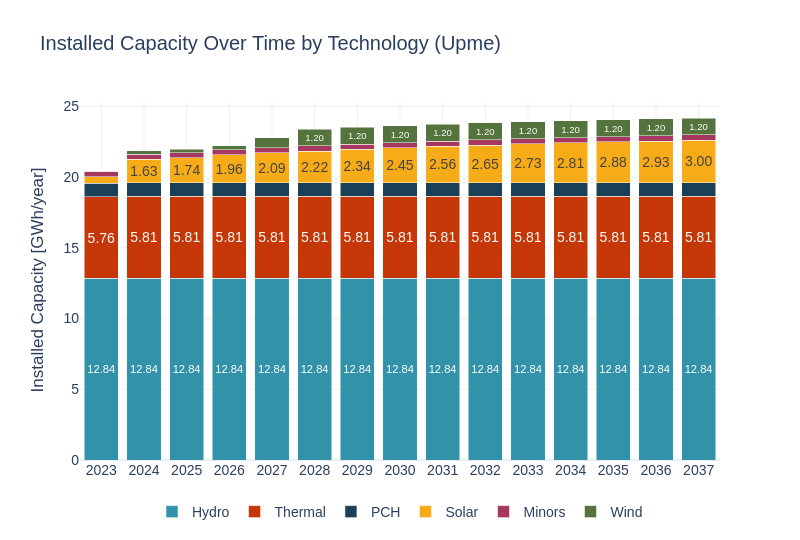

The notebook cell this image was saved under:
### Code cell
cap_inst_upme = pd.read_csv('../../../data/UPME/scenarios/0_upme.csv')
all_techs  = cap_inst_upme["gen_tech"].unique()

full_index = pd.MultiIndex.from_product([range(years[0], years[1] + 1), all_techs], names=["year", "gen_tech"])
all_combinations = pd.DataFrame(index=full_index).reset_index()

cap_inst_upme = pd.merge(all_combinations, cap_inst_upme, on=["year", "gen_tech"], how="left")
cap_inst_upme["BuildGen"] = cap_inst_upme["BuildGen"].fillna(0)

cap_inst_upme = cap_inst_upme[['year', 'gen_tech', 'BuildGen']]
cap_inst_upme = cap_inst_upme.groupby(['year', 'gen_tech'], as_index=False)['BuildGen'].sum()

cap_inst_upme["BuildGen"] = cap_inst_upme.groupby("gen_tech")["BuildGen"].cumsum()
cap_inst_upme["BuildGen"] = cap_inst_upme["BuildGen"] / 1000
sw.scenarios.dispatched_generation(cap_inst_upme, 'Installed Capacity', 'GWh', 'year', 'BuildGen', 'gen_tech', scenario_name, 'Upme', 1)
#cap_inst_upme.to_csv('./11_upme.csv')

### Figure 1 — Plotly figure (JSON) as saved in the notebook; plotly's stock layout.template omitted (floating-point values rounded to 4 significant figures)
{"data": [{"hovertemplate": "gen_tech=Hydro<br>Year=%{x}<br>Dispatched Generation (MW)=%{y}<br>text=%{text}<extra></extra>", "insidetextanchor": "middle", "legendgroup": "Hydro", "marker": {"color": "#3292A9", "pattern": {"shape": ""}}, "name": "Hydro", "orientation": "v", "showlegend": true, "text": ["12.84", "12.84", "12.84", "12.84", "12.84", "12.84", "12.84", "12.84", "12.84", "12.84", "12.84", "12.84", "12.84", "12.84", "12.84"], "textangle": 0, "textposition": "inside", "texttemplate": "%{text}", "type": "bar", "x": [2023, 2024, 2025, 2026, 2027, 2028, 2029, 2030, 2031, 2032, 2033, 2034, 2035, 2036, 2037], "xaxis": "x", "y": [12.84, 12.84, 12.84, 12.84, 12.84, 12.84, 12.84, 12.84, 12.84, 12.84, 12.84, 12.84, 12.84, 12.84, 12.84], "yaxis": "y"}, {"hovertemplate": "gen_tech=Thermal<br>Year=%{x}<br>Dispatched Generation (MW)=%{y}<br>text=%{text}<extra></extra>", "insidetextanchor": "middle", "legendgroup": "Thermal", "marker": {"color": "#C53707", "pattern": {"shape": ""}}, "name": "Thermal", "orientation": "v", "showlegend": true, "text": ["5.76", "5.81", "5.81", "5.81", "5.81", "5.81", "5.81", "5.81", "5.81", "5.81", "5.81", "5.81", "5.81", "5.81", "5.81"], "textangle": 0, "textposition": "inside", "texttemplate": "%{text}", "type": "bar", "x": [2023, 2024, 2025, 2026, 2027, 2028, 2029, 2030, 2031, 2032, 2033, 2034, 2035, 2036, 2037], "xaxis": "x", "y": [5.764, 5.806, 5.806, 5.806, 5.806, 5.806, 5.806, 5.806, 5.806, 5.806, 5.806, 5.806, 5.806, 5.806, 5.806], "yaxis": "y"}, {"hovertemplate": "gen_tech=PCH<br>Year=%{x}<br>Dispatched Generation (MW)=%{y}<br>text=%{text}<extra></extra>", "insidetextanchor": "middle", "legendgroup": "PCH", "marker": {"color": "#1B4159", "pattern": {"shape": ""}}, "name": "PCH", "orientation": "v", "showlegend": true, "text": ["", "", "", "", "", "", "", "", "", "", "", "", "", "", ""], "textangle": 0, "textposition": "inside", "texttemplate": "%{text}", "type": "bar", "x": [2023, 2024, 2025, 2026, 2027, 2028, 2029, 2030, 2031, 2032, 2033, 2034, 2035, 2036, 2037], "xaxis": "x", "y": [0.972, 0.972, 0.972, 0.972, 0.972, 0.972, 0.972, 0.972, 0.972, 0.972, 0.972, 0.972, 0.972, 0.972, 0.972], "yaxis": "y"}, {"hovertemplate": "gen_tech=Solar<br>Year=%{x}<br>Dispatched Generation (MW)=%{y}<br>text=%{text}<extra></extra>", "insidetextanchor": "middle", "legendgroup": "Solar", "marker": {"color": "#F7AB17", "pattern": {"shape": ""}}, "name": "Solar", "orientation": "v", "showlegend": true, "text": ["", "1.63", "1.74", "1.96", "2.09", "2.22", "2.34", "2.45", "2.56", "2.65", "2.73", "2.81", "2.88", "2.93", "3.00"], "textangle": 0, "textposition": "inside", "texttemplate": "%{text}", "type": "bar", "x": [2023, 2024, 2025, 2026, 2027, 2028, 2029, 2030, 2031, 2032, 2033, 2034, 2035, 2036, 2037], "xaxis": "x", "y": [0.454, 1.634, 1.744, 1.962, 2.09, 2.218, 2.341, 2.45, 2.559, 2.65, 2.729, 2.809, 2.877, 2.928, 2.997], "yaxis": "y"}, {"hovertemplate": "gen_tech=Minors<br>Year=%{x}<br>Dispatched Generation (MW)=%{y}<br>text=%{text}<extra></extra>", "insidetextanchor": "middle", "legendgroup": "Minors", "marker": {"color": "#A6375F", "pattern": {"shape": ""}}, "name": "Minors", "orientation": "v", "showlegend": true, "text": ["", "", "", "", "", "", "", "", "", "", "", "", "", "", ""], "textangle": 0, "textposition": "inside", "texttemplate": "%{text}", "type": "bar", "x": [2023, 2024, 2025, 2026, 2027, 2028, 2029, 2030, 2031, 2032, 2033, 2034, 2035, 2036, 2037], "xaxis": "x", "y": [0.369, 0.369, 0.369, 0.369, 0.369, 0.369, 0.369, 0.369, 0.369, 0.369, 0.369, 0.369, 0.369, 0.369, 0.369], "yaxis": "y"}, {"hovertemplate": "gen_tech=Wind<br>Year=%{x}<br>Dispatched Generation (MW)=%{y}<br>text=%{text}<extra></extra>", "insidetextanchor": "middle", "legendgroup": "Wind", "marker": {"color": "#55733D", "pattern": {"shape": ""}}, "name": "Wind", "orientation": "v", "showlegend": true, "text": ["", "", "", "", "", "1.20", "1.20", "1.20", "1.20", "1.20", "1.20", "1.20", "1.20", "1.20", "1.20"], "textangle": 0, "textposition": "inside", "texttemplate": "%{text}", "type": "bar", "x": [2023, 2024, 2025, 2026, 2027, 2028, 2029, 2030, 2031, 2032, 2033, 2034, 2035, 2036, 2037], "xaxis": "x", "y": [0.0, 0.255, 0.255, 0.255, 0.705, 1.197, 1.197, 1.197, 1.197, 1.197, 1.197, 1.197, 1.197, 1.197, 1.197], "yaxis": "y"}], "layout": {"barmode": "stack", "font": {"family": "Arial", "size": 14}, "height": 540, "legend": {"orientation": "h", "title": {}, "tracegroupgap": 0, "x": 0.5, "xanchor": "center", "y": -0.1}, "title": {"text": "Installed Capacity Over Time by Technology (Upme)"}, "width": 800, "xaxis": {"anchor": "y", "domain": [0, 1], "showgrid": true, "tickangle": 0, "tickfont": {"family": "Arial", "size": 14}, "tickvals": [2023, 2024, 2025, 2026, 2027, 2028, 2029, 2030, 2031, 2032, 2033, 2034, 2035, 2036, 2037], "title": {"text": ""}}, "yaxis": {"anchor": "x", "domain": [0, 1], "title": {"text": "Installed Capacity [GWh/year]"}}}}
